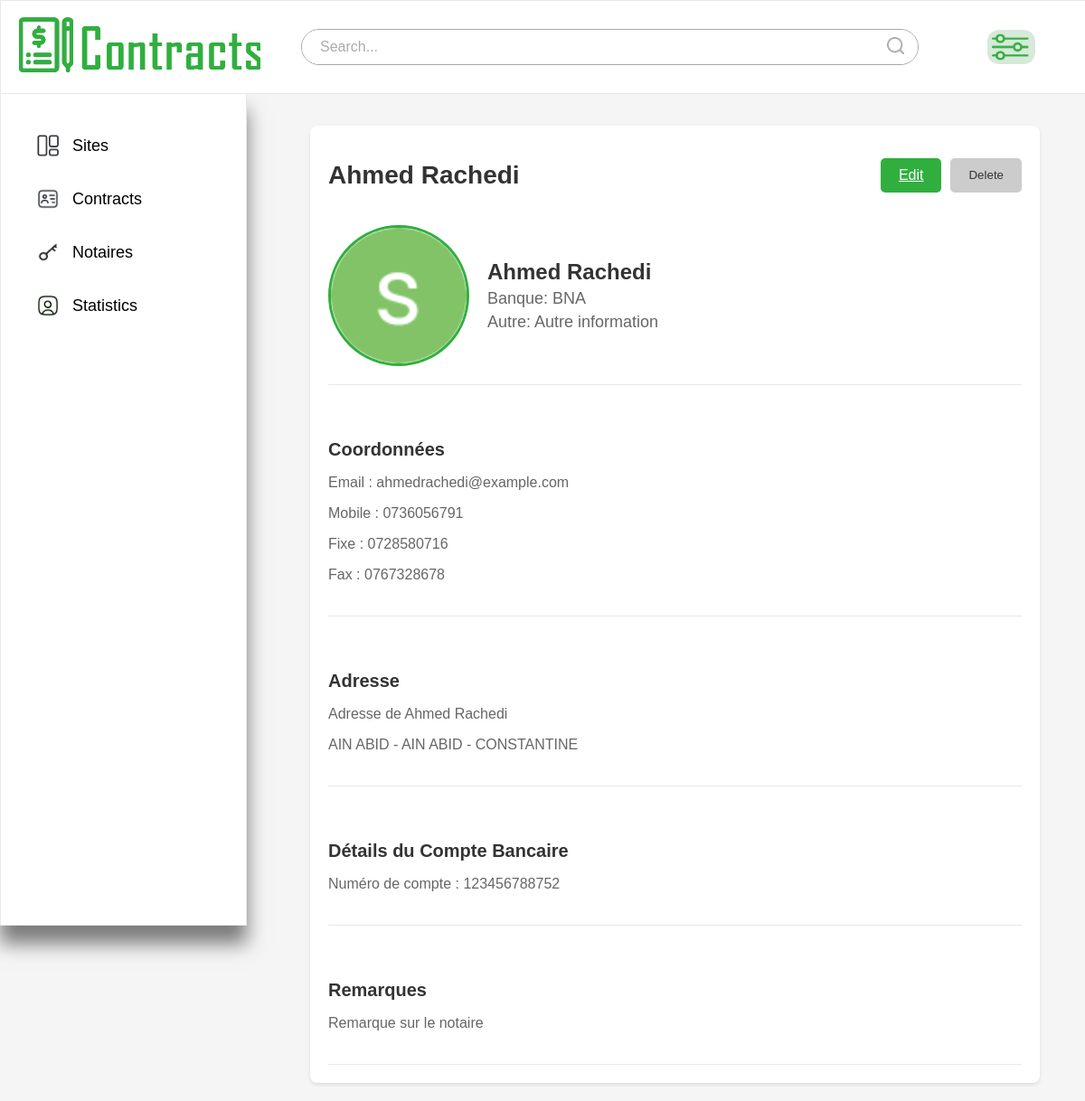
Screenshot of /notaire/1/ with the database file from the repository.
### app1/models.py (models this page shows, shortened)
class Notaire(models.Model):
    nom_prenom_notaire = models.CharField(max_length=255)
    commune = models.ForeignKey(Commune, on_delete=models.CASCADE)
    adresse = models.CharField(max_length=255)
    num_mobile = models.CharField(max_length=20)
    num_fixe = models.CharField(max_length=20, blank=True, null=True)
    num_fax = models.CharField(max_length=20, blank=True, null=True)
    courriel = models.EmailField()
    banque = models.CharField(max_length=255, choices=[
        ("AGB", "AGB"), ("Algérie Poste (CCP)", "Algérie Poste (CCP)"), ("ASBA", "ASBA"),
        ("B. ABC", "B. ABC"), ("B. EL BARAKA", "B. EL BARAKA"), ("BADR", "BADR"),
        ("BDL", "BDL"), ("BEA", "BEA"), ("BN. HABITAT", "BN. HABITAT"), ("BNA", "BNA"),
        ("BNP PARIS BAS AL DJAZAIR", "BNP PARIS BAS AL DJAZAIR"), ("CNEP", "CNEP"),
        ("CPA", "CPA"), ("FRANSABANK EL DJAZAIR", "FRANSABANK EL DJAZAIR"), ("HBTF", "HBTF"),
        ("HSBC", "HSBC"), ("NATIXIS", "NATIXIS"), ("SOCIETE GENERALE", "SOCIETE GENERALE"),
        ("TBA", "TBA")
    ])
    num_compte = models.CharField(max_length=50, blank=True, null=True)
    autre = models.CharField(max_length=255, blank=True, null=True)
    remarque = models.TextField(blank=True, null=True)

class Commune(models.Model):
    name = models.CharField(max_length=100)
    daira = models.ForeignKey(Daira, on_delete=models.CASCADE)
    wilaya = models.ForeignKey(Wilaya, on_delete=models.CASCADE)

class Daira(models.Model):
    name = models.CharField(max_length=100)
    wilaya = models.ForeignKey(Wilaya, on_delete=models.CASCADE)

class Wilaya(models.Model):
    name = models.CharField(max_length=100)

### app1/views.py (the view)
# urls.py: path('notaire/<int:id>/', views.notaire_detail, name='notaire_detail'),
def notaire_detail(request, id): #notaires profile displayer
    notaire = get_object_or_404(Notaire, id=id)
    return render(request, 'notaires/notaire_detail.html', {'notaire': notaire})

### app1/templates/notaires/notaire_detail.html (shortened to what this page needs)
{% load static %}
<!DOCTYPE html>
<html lang="en">
<head>
    <link rel="stylesheet" href="{% static 'css/tester2.css' %}">
</head>
<body>
    <nav class="navbar">
        <div class="logo">
            <a href="{% url 'sitess' %}"><img src="{% static 'images/company8.png' %}" alt="Logo"></a>
        </div>
        <div class="search-bar">
            <button type="submit"><img src="{% static 'images/search.png' %}" alt="Search"></button>
            <input type="text" placeholder="Search...">
        </div>
        <div class="filter">
            <button type="button" id="filterButton"><img src="{% static 'images/fil5.png' %}" alt="filterr"></button>
        </div>
    </nav>
    <div class="container">
        <div class="sidebar">
            <ul>
                <li><a href="{% url 'sitess' %}"><img src="{% static 'images/sites.png' %}" alt="Dashboard Default" class="default-img"><img src="{% static 'images/sites5.png' %}" alt="Dashboard Hover" class="hover-img">Sites</a></li>
                <li><a href="{% url 'contrats' %}"><img src="{% static 'images/conts.png' %}" alt="Profile Default" class="default-img"><img src="{% static 'images/conts5.png' %}" alt="Profile Hover" class="hover-img">Contracts</a></li>
                <li><a href="{% url 'notaires' %}"><img src="{% static 'images/not.png' %}" alt="Messages Default" class="default-img"><img src="{% static 'images/not5.png' %}" alt="Messages Hover" class="hover-img">Notaires</a></li>
                <li><a href="{% url 'calculate_statistics' %}"><img src="{% static 'images/sett2.png' %}" alt="Settings Default" class="default-img">Statistics</a></li>
            </ul>
        </div>
        <main class="main-content">
            <div class="content-container">
                <header class="content-header">
                    <h1>{{ notaire.nom_prenom_notaire }}</h1>
                    <div class="action-buttons">
                        <a href="{% url 'modnot' notaire.id %}" class="btn-primary">Edit</a>
                        <button id="createButton" class="btn-secondary">Delete</button>
                    </div>
                </header>
                <section class="section profile-section">
                    <div class="profile-header">
                        <img src="{% static 'images/profile.png' %}" alt="Photo de Profil" class="profile-picture">
                        <div class="profile-details">
                            <h2>{{ notaire.nom_prenom_notaire }}</h2>
                            <p>Banque: {{ notaire.banque }}</p>
                            {% if notaire.autre %}
                                <p>Autre: {{ notaire.autre }}</p>
                            {% endif %}
                        </div>
                    </div>
                    <div class="profile-info">
                        <h3>Coordonnées</h3>
                        <p>Email : {{ notaire.courriel }}</p>
                        <p>Mobile : {{ notaire.num_mobile }}</p>
                        {% if notaire.num_fixe %}
                            <p>Fixe : {{ notaire.num_fixe }}</p>
                        {% endif %}
                        {% if notaire.num_fax %}
                            <p>Fax : {{ notaire.num_fax }}</p>
                        {% endif %}
                    </div>
                    <div class="profile-info">
                        <h3>Adresse</h3>
                        <p>{{ notaire.adresse }}</p>
                        <p>{{ notaire.commune.name }} - {{ notaire.commune.daira.name }} - {{ notaire.commune.wilaya.name }}</p>
                    </div>
                    <div class="profile-info">
                        <h3>Détails du Compte Bancaire</h3>
                        {% if notaire.num_compte %}
                            <p>Numéro de compte : {{ notaire.num_compte }}</p>
                        {% else %}
                            <p>Aucun numéro de compte disponible</p>
                        {% endif %}
                    </div>
                    <div class="profile-info">
                        <h3>Remarques</h3>
                        {% if notaire.remarque %}
                            <p>{{ notaire.remarque }}</p>
                        {% else %}
                            <p>Aucune remarque</p>
                        {% endif %}
                    </div>
                </section>
            </div>
        </main>
    </div>
</body>
</html>

### app1/static/css/tester2.css (style rules this page uses)
body { margin: 0; background-color: #F5F5F5; font-family: Arial, sans-serif, Poppins; overflow-x: hidden; }
.navbar { width: 100%; height: 102px; background-color: white; display: flex; align-items: center; justify-content: space-between; padding: 0 20px; border: 1px solid #e8e8e8; position: fixed; top: 0; left: 0; z-index: 1000; transition: top 0.3s; }
.logo { font-size: 24px; font-weight: bold; }
.filter { display: flex; align-items: center; justify-content: center; margin: 80px 55px; position: relative; }
.filter button { padding: 10px 20px; border: 1px solid white; border-radius: 20px; background-color: white; cursor: pointer; display: flex; align-items: center; justify-content: center; }
.filter button img { width: 53px; height: 38px; }
.search-bar { flex-grow: 1; max-width: 989px; position: relative; display: flex; align-items: center; border-radius: 20px; border: 1px solid #a7a7a7; background-color: #ffffff; margin-left: 45px; margin-right: 0px; }
.search-bar input { width: 100%; padding: 10px 20px; border: none; border-radius: 20px; font-size: 16px; color: #333; }
.search-bar input::placeholder { color: #aaa; }
.search-bar button { position: absolute; right: 10px; padding: 5px; border: none; background-color: transparent; cursor: pointer; }
.search-bar button img { width: 19px; height: 19px; }
.container { display: flex; margin-top: 102px; }
.sidebar { width: 273px; height: 922px; background-color: white; color: black; padding: 20px; position: fixed; top: 102px; left: 0; overflow-y: auto; border: 1px solid #e8e8e8; box-shadow: 0 20px 20px rgba(0, 0, 0, 0.5); box-sizing: border-box; }
.sidebar ul { list-style-type: none; padding: 0; }
.sidebar ul li { margin: 15px 0; position: relative; }
.sidebar ul li a { color: black; text-decoration: none; font-size: 18px; display: flex; align-items: center; padding: 10px 20px; border-radius: 5px; position: relative; transition: color 0.3s, font-weight 0.3s; gap: 15px; }
.sidebar ul li a img { width: 24px; height: 24px; transition: opacity 0.3s; }
.sidebar ul li a .default-img { opacity: 1; }
.sidebar ul li a::before { content: ""; position: absolute; left: -10px; top: 0; height: 100%; width: 10px; background-color: #30af3f; border-radius: 0 10px 10px 0; opacity: 0; transition: opacity 0.3s; z-index: -1; }
.main-content { margin-left: 293px; padding: 20px; flex-grow: 1; }
.content-container { max-width: 1000px; width: calc(100% - 60px); margin-top: 17px; margin-left: 30px; margin-right: 30px; background-color: #fff; border-radius: 8px; box-shadow: 0 2px 4px rgba(0, 0, 0, 0.1); padding: 20px; box-sizing: border-box; overflow: auto; flex-grow: 1; }
.content-header { display: flex; justify-content: space-between; align-items: center; margin-bottom: 20px; }
.content-header h1 { font-size: 28px; color: #333; }
.action-buttons { display: flex; gap: 10px; }
.action-buttons .btn-primary, .action-buttons .btn-secondary { padding: 10px 20px; border: none; border-radius: 5px; cursor: pointer; }
.action-buttons .btn-primary { background-color: #30af3f; color: #fff; }
.action-buttons .btn-secondary { background-color: #ccc; color: #333; }
.profile-section { display: flex; flex-direction: column; gap: 20px; }
.profile-header { display: flex; align-items: center; gap: 20px; border-bottom: 1px solid #e8e8e8; padding-bottom: 20px; }
.profile-picture { width: 150px; height: 150px; border-radius: 50%; object-fit: cover; border: 3px solid #30af3f; }
.profile-details { display: flex; flex-direction: column; gap: 5px; }
.profile-details h2 { margin: 0; font-size: 24px; color: #333; }
.profile-details p { margin: 0; font-size: 18px; color: #666; }
.profile-info { border-bottom: 1px solid #e8e8e8; padding-bottom: 20px; padding-top: 20px; }
.profile-info h3 { font-size: 20px; color: #333; margin-bottom: 10px; }
.profile-info p { font-size: 16px; color: #666; }

### rows the page displays
Notaire: nom_prenom_notaire "Ahmed Rachedi", banque "BNA", autre "Autre information", courriel "ahmedrachedi@example.com", num_mobile "0736056791", num_fixe "0728580716", num_fax "0767328678", adresse "Adresse de Ahmed Rachedi", commune.name "AIN ABID", commune.daira.name "AIN ABID", commune.wilaya.name "CONSTANTINE", num_compte "123456788752", remarque "Remarque sur le notaire"
